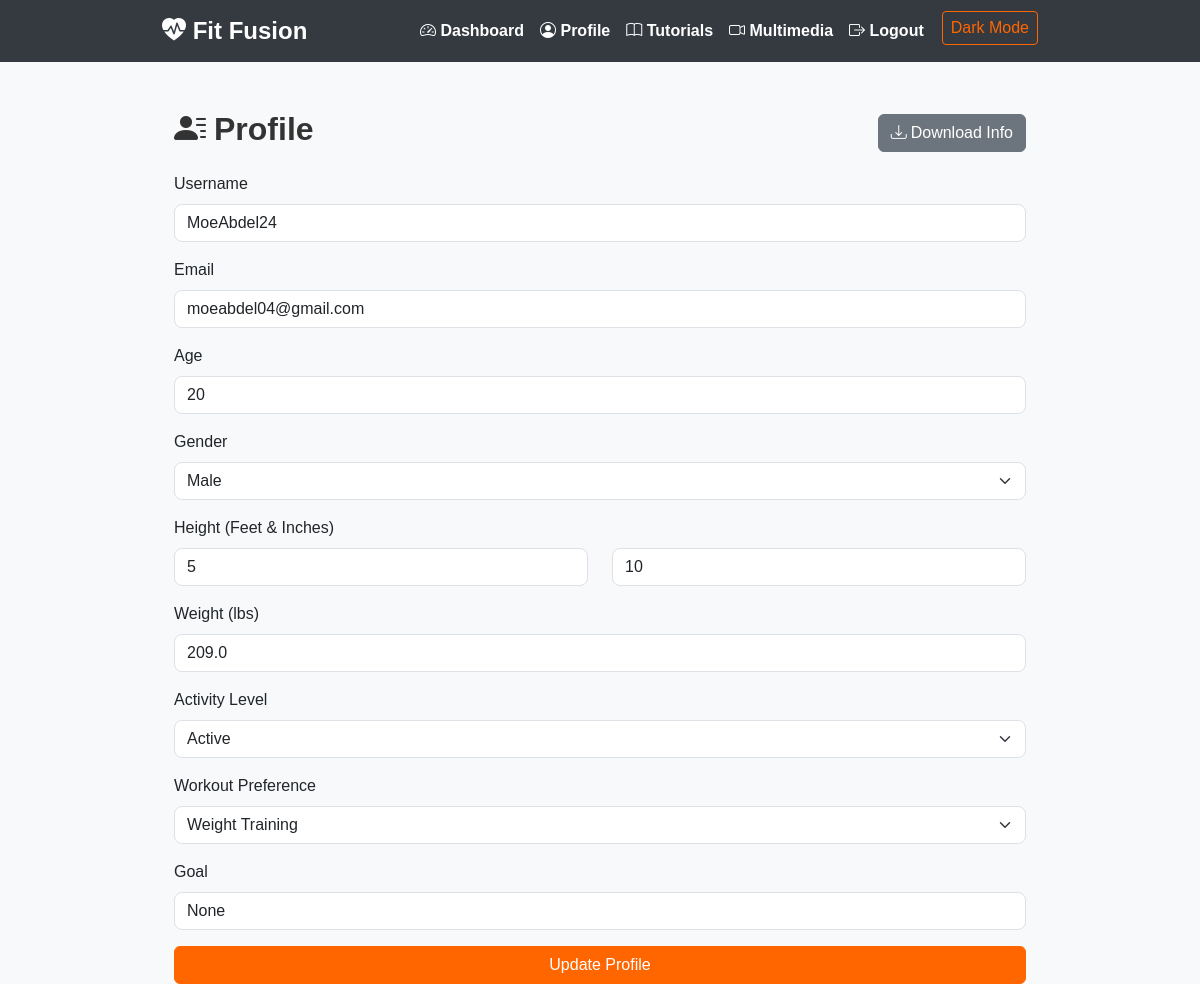
Page /profile (signed in) on the earlier database version.
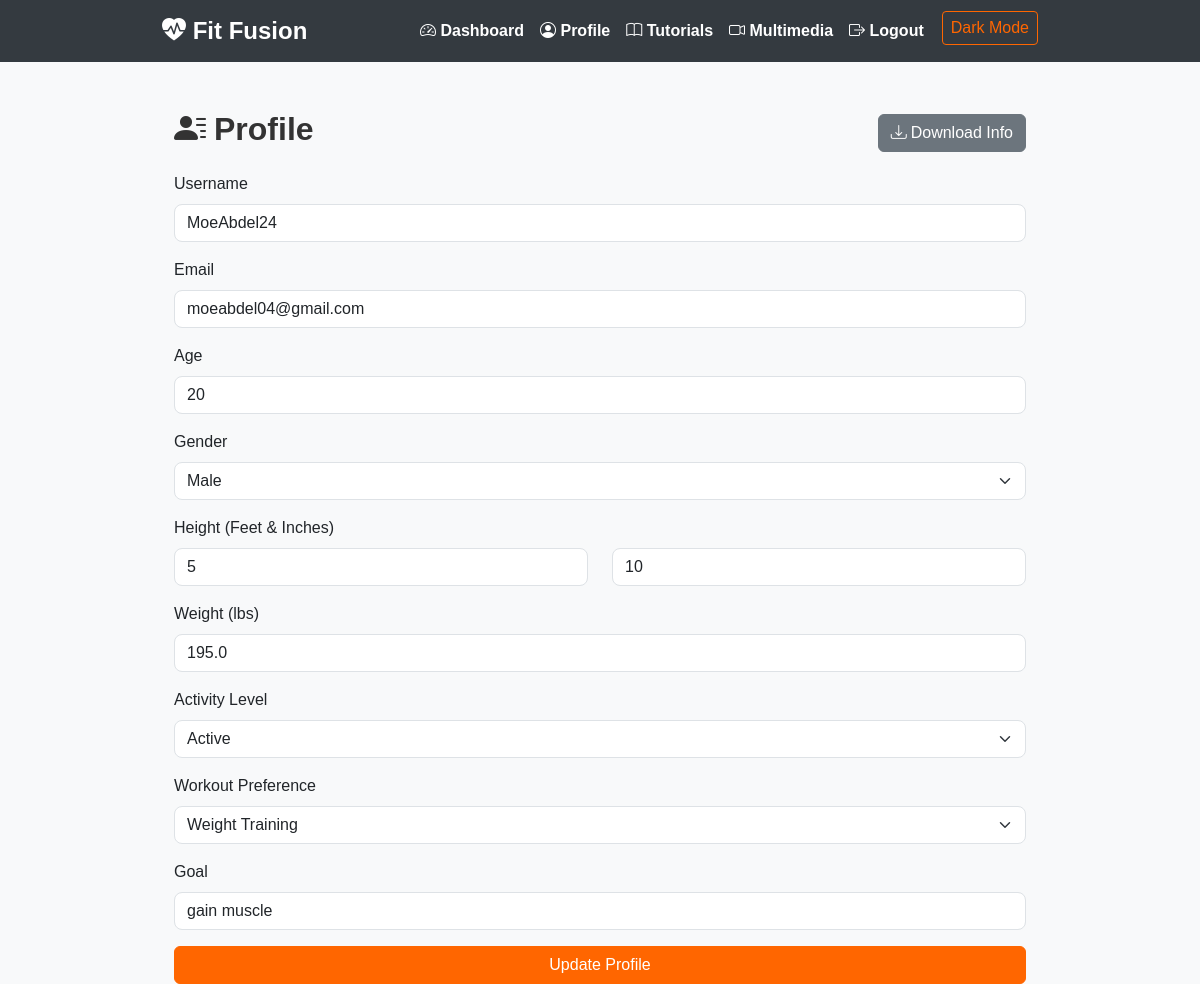
Same page on the later database version.
### app.py (models this page shows)
class User(db.Model):
    id = db.Column(db.Integer, primary_key=True)
    username = db.Column(db.String(80), unique=True, nullable=False)
    email = db.Column(db.String(120), unique=True, nullable=False)
    password = db.Column(db.String(256), nullable=False)
    age = db.Column(db.Integer, nullable=False)
    gender = db.Column(db.String(10), nullable=False)
    height = db.Column(db.Float, nullable=False)  # Stored in meters
    weight = db.Column(db.Float, nullable=False)  # Stored in kg
    activity_level = db.Column(db.String(20), nullable=False)
    workout_preference = db.Column(db.String(20), nullable=True)
    goal = db.Column(db.String(50), nullable=True)

### app.py (the view)
@app.route('/profile', methods=['GET', 'POST'])
def profile():
    if 'user_id' not in session:
        flash('Please log in.', 'warning')
        return redirect(url_for('login'))
    user = User.query.get(session['user_id'])
    if request.method == 'POST':
        feet = float(request.form['feet'])
        inches = float(request.form['inches'])
        new_height_meters = round(((feet * 12) + inches) * 0.0254, 2)
        user.height = new_height_meters
        weight_lbs = float(request.form['weight_lbs'])
        user.weight = round(weight_lbs * 0.453592, 2)
        user.username = request.form['username']
        user.email = request.form['email']
        user.age = int(request.form['age'])
        user.gender = request.form['gender']
        user.activity_level = request.form['activity_level']
        user.workout_preference = request.form.get('workout_preference')
        user.goal = request.form.get('goal')
        db.session.commit()
        flash('Profile updated successfully!', 'success')
        return redirect(url_for('profile'))
    else:
        total_inches = int(round(user.height / 0.0254))
        feet_value = total_inches // 12
        inches_value = total_inches % 12
        weight_lbs = round(user.weight / 0.453592, 1)
        return render_template(
            'profile.html',
            user=user,
            feet_value=feet_value,
            inches_value=inches_value,
            weight_lbs=weight_lbs
        )

### templates/profile.html (shortened to what this page needs)
{% extends "base.html" %}
{% block content %}
<div class="container mt-5">
  <div class="row mb-3 align-items-center">
    <div class="col">
      <h2 class="d-flex align-items-center">
        <i class="bi bi-person-lines-fill me-2"></i> Profile
      </h2>
    </div>
    <div class="col text-end">
      <a href="{{ url_for('download_data') }}" class="btn btn-secondary d-inline-flex align-items-center">
        <i class="bi bi-download me-1"></i> Download Info
      </a>
    </div>
  </div>
  <form method="POST" action="{{ url_for('profile') }}">
    <div class="mb-3">
      <label class="form-label">Username</label>
      <input
        type="text"
        name="username"
        class="form-control"
        value="{{ user.username }}"
        required
      >
    </div>
    <div class="mb-3">
      <label class="form-label">Email</label>
      <input
        type="email"
        name="email"
        class="form-control"
        value="{{ user.email }}"
        required
      >
    </div>
    <div class="mb-3">
      <label class="form-label">Age</label>
      <input
        type="number"
        name="age"
        class="form-control"
        value="{{ user.age }}"
        required
      >
    </div>
    <div class="mb-3">
      <label class="form-label">Gender</label>
      <select name="gender" class="form-select">
        <option value="male"   {% if user.gender == 'male'   %}selected{% endif %}>Male</option>
      </select>
    </div>
    <div class="mb-3">
      <label class="form-label">Height (Feet & Inches)</label>
      <div class="row">
        <div class="col">
          <input
            type="number"
            name="feet"
            id="feetInput"
            class="form-control"
            placeholder="Feet"
            value="{{ feet_value }}"
            required
          >
        </div>
        <div class="col">
          <input
            type="number"
            name="inches"
            id="inchesInput"
            class="form-control"
            placeholder="Inches"
            value="{{ inches_value }}"
            required
          >
        </div>
      </div>
    </div>
    <div class="mb-3">
      <label class="form-label">Weight (lbs)</label>
      <input
        type="number"
        step="0.1"
        name="weight_lbs"
        class="form-control"
        value="{{ weight_lbs }}"
        required
      >
    </div>
    <div class="mb-3">
      <label class="form-label">Activity Level</label>
      <select name="activity_level" class="form-select">
        <option value="active"       {% if user.activity_level == 'active'       %}selected{% endif %}>Active</option>
      </select>
    </div>
    <div class="mb-3">
      <label class="form-label">Workout Preference</label>
      <select name="workout_preference" class="form-select">
        <option value="weight_training"  {% if user.workout_preference == 'weight_training'   %}selected{% endif %}>Weight Training</option>
      </select>
    </div>
    <div class="mb-3">
      <label class="form-label">Goal</label>
      <input
        type="text"
        name="goal"
        class="form-control"
        value="{{ user.goal }}"
      >
    </div>
    <button type="submit" class="btn btn-primary w-100">Update Profile</button>
  </form>
</div>
{% endblock %}

### templates/base.html (shortened to what this page needs)
<!DOCTYPE html>
<html lang="en">
<head>
  <link href="https://cdn.jsdelivr.net/npm/bootstrap@5.3.0/dist/css/bootstrap.min.css" rel="stylesheet">
  <link rel="stylesheet" href="https://cdn.jsdelivr.net/npm/bootstrap-icons@1.10.5/font/bootstrap-icons.css">
</head>
<body>
  <nav class="navbar navbar-expand-lg navbar-dark">
    <div class="container">
      <a class="navbar-brand" href="{{ url_for('home') }}">
        <i class="bi bi-heart-pulse-fill"></i> Fit Fusion
      </a>
      <div class="collapse navbar-collapse" id="navbarNav">
        <ul class="navbar-nav ms-auto">
          {% if 'user_id' in session %}
            <li class="nav-item">
              <a class="nav-link" href="{{ url_for('dashboard') }}">
                <i class="bi bi-speedometer2"></i> Dashboard
              </a>
            </li>
            <li class="nav-item">
              <a class="nav-link" href="{{ url_for('profile') }}">
                <i class="bi bi-person-circle"></i> Profile
              </a>
            </li>
            <li class="nav-item">
              <a class="nav-link" href="{{ url_for('tutorials') }}">
                <i class="bi bi-book"></i> Tutorials
              </a>
            </li>
            <li class="nav-item">
              <a class="nav-link" href="{{ url_for('multimedia') }}">
                <i class="bi bi-camera-video"></i> Multimedia
              </a>
            </li>
            <li class="nav-item">
              <a class="nav-link" href="{{ url_for('logout') }}">
                <i class="bi bi-box-arrow-right"></i> Logout
              </a>
            </li>
          {% endif %}
          <li class="nav-item">
            <button id="darkModeToggle" onclick="toggleDarkMode()">Dark Mode</button>
          </li>
        </ul>
      </div>
    </div>
  </nav>
  <div class="container mt-4">
    {% block content %}{% endblock %}
  </div>
</body>
</html>

### templates/base.html (style rules this page uses)
body { background-color: #f8f9fa; font-family: 'Arial', sans-serif; transition: background-color 0.3s, color 0.3s; }
.container { max-width: 900px; }
.btn-primary { background-color: #ff6600; border-color: #ff6600; }
.form-control, .form-select { border-radius: 8px; }
h2, h3 { font-weight: bold; color: #333; transition: color 0.3s; }
.navbar { background-color: #343a40; transition: background-color 0.3s; }
.navbar-brand { font-size: 1.5rem; font-weight: bold; }
.navbar-dark .navbar-nav .nav-link { color: white; font-weight: bold; }
#darkModeToggle { border: 1px solid #ff6600; color: #ff6600; background: none; border-radius: 4px; padding: 4px 8px; margin-left: 10px; transition: background-color 0.3s, color 0.3s; }

Differences in the rows shown:
changed User "MoeAbdel24": goal "None" → "gain muscle"
Other differences:
form field weight_lbs: "209.0" → "195.0"
